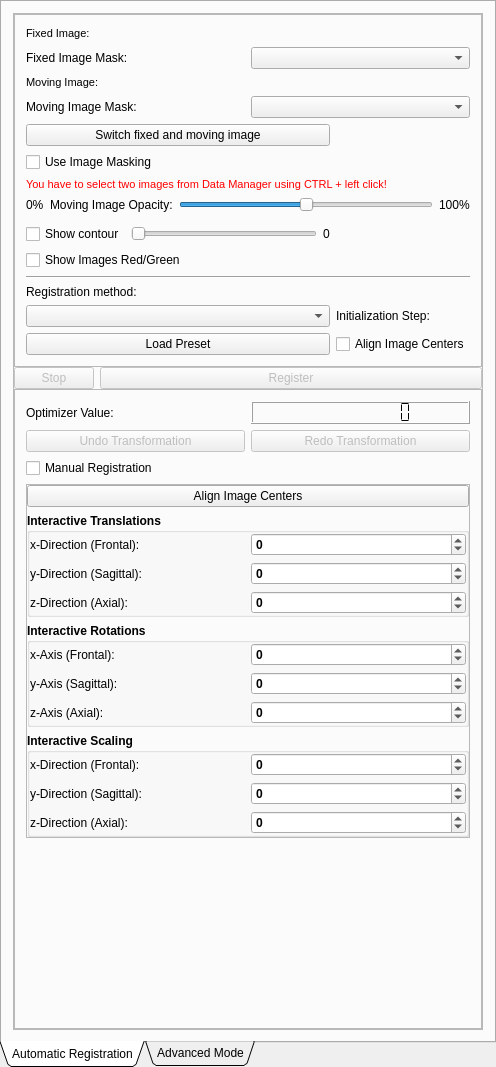
<?xml version="1.0" encoding="UTF-8"?>
<ui version="4.0">
 <class>QmitkRigidRegistrationViewControls</class>
 <widget class="QWidget" name="QmitkRigidRegistrationViewControls">
  <property name="geometry">
   <rect>
    <x>0</x>
    <y>0</y>
    <width>496</width>
    <height>1067</height>
   </rect>
  </property>
  <property name="minimumSize">
   <size>
    <width>0</width>
    <height>0</height>
   </size>
  </property>
  <property name="windowTitle">
   <string>RigidRegistrationControls</string>
  </property>
  <layout class="QVBoxLayout" name="verticalLayout_11">
   <property name="spacing">
    <number>0</number>
   </property>
   <property name="leftMargin">
    <number>0</number>
   </property>
   <property name="topMargin">
    <number>0</number>
   </property>
   <property name="rightMargin">
    <number>0</number>
   </property>
   <property name="bottomMargin">
    <number>0</number>
   </property>
   <item>
    <widget class="QTabWidget" name="m_RigidTransform">
     <property name="tabPosition">
      <enum>QTabWidget::South</enum>
     </property>
     <property name="tabShape">
      <enum>QTabWidget::Triangular</enum>
     </property>
     <property name="currentIndex">
      <number>0</number>
     </property>
     <property name="elideMode">
      <enum>Qt::ElideNone</enum>
     </property>
     <widget class="QWidget" name="AutomaticRegistration">
      <attribute name="title">
       <string>Automatic Registration</string>
      </attribute>
      <layout class="QVBoxLayout" name="verticalLayout_8">
       <item>
        <widget class="QFrame" name="frame4">
         <property name="frameShape">
          <enum>QFrame::StyledPanel</enum>
         </property>
         <property name="frameShadow">
          <enum>QFrame::Raised</enum>
         </property>
         <layout class="QVBoxLayout" name="verticalLayout_9">
          <property name="spacing">
           <number>0</number>
          </property>
          <property name="leftMargin">
           <number>0</number>
          </property>
          <property name="topMargin">
           <number>0</number>
          </property>
          <property name="rightMargin">
           <number>0</number>
          </property>
          <property name="bottomMargin">
           <number>0</number>
          </property>
          <item>
           <widget class="QFrame" name="frame_3">
            <property name="frameShape">
             <enum>QFrame::StyledPanel</enum>
            </property>
            <property name="frameShadow">
             <enum>QFrame::Raised</enum>
            </property>
            <layout class="QGridLayout" name="gridLayout">
             <item row="3" column="0" colspan="2">
              <layout class="QHBoxLayout" name="horizontalLayout_3">
               <item>
                <widget class="QLabel" name="m_MovingMaskLB">
                 <property name="text">
                  <string>Moving Image Mask:</string>
                 </property>
                </widget>
               </item>
               <item>
                <widget class="QmitkDataStorageComboBox" name="m_MovingImageCB"/>
               </item>
              </layout>
             </item>
             <item row="16" column="0">
              <layout class="QVBoxLayout" name="verticalLayout_3">
               <item>
                <widget class="QPushButton" name="m_LoadRigidRegistrationParameter">
                 <property name="text">
                  <string>Load Preset</string>
                 </property>
                </widget>
               </item>
              </layout>
             </item>
             <item row="9" column="0">
              <layout class="QHBoxLayout" name="horizontalLayout">
               <item>
                <widget class="QCheckBox" name="m_ShowContour">
                 <property name="text">
                  <string>Show contour</string>
                 </property>
                </widget>
               </item>
               <item>
                <widget class="QSlider" name="m_ContourSlider">
                 <property name="enabled">
                  <bool>false</bool>
                 </property>
                 <property name="orientation">
                  <enum>Qt::Horizontal</enum>
                 </property>
                </widget>
               </item>
               <item>
                <widget class="QLabel" name="m_ThresholdLabel">
                 <property name="text">
                  <string>0</string>
                 </property>
                </widget>
               </item>
              </layout>
             </item>
             <item row="16" column="1">
              <widget class="QCheckBox" name="m_cbAlignImageCenters">
               <property name="text">
                <string>Align Image Centers</string>
               </property>
              </widget>
             </item>
             <item row="8" column="0" colspan="2">
              <widget class="QmitkSliderNavigatorWidget" name="timeSlider" native="true"/>
             </item>
             <item row="2" column="1">
              <widget class="QLabel" name="TextLabelMoving">
               <property name="font">
                <font>
                 <pointsize>10</pointsize>
                </font>
               </property>
               <property name="text">
                <string/>
               </property>
               <property name="wordWrap">
                <bool>false</bool>
               </property>
              </widget>
             </item>
             <item row="7" column="0" colspan="2">
              <layout class="QHBoxLayout" name="_3">
               <item>
                <widget class="QLabel" name="label">
                 <property name="text">
                  <string>0%</string>
                 </property>
                </widget>
               </item>
               <item>
                <widget class="QLabel" name="m_OpacityLabel">
                 <property name="text">
                  <string>Moving Image Opacity:</string>
                 </property>
                 <property name="wordWrap">
                  <bool>false</bool>
                 </property>
                </widget>
               </item>
               <item>
                <widget class="QSlider" name="m_OpacitySlider">
                 <property name="sizePolicy">
                  <sizepolicy hsizetype="Expanding" vsizetype="Preferred">
                   <horstretch>0</horstretch>
                   <verstretch>0</verstretch>
                  </sizepolicy>
                 </property>
                 <property name="maximum">
                  <number>100</number>
                 </property>
                 <property name="value">
                  <number>50</number>
                 </property>
                 <property name="orientation">
                  <enum>Qt::Horizontal</enum>
                 </property>
                </widget>
               </item>
               <item>
                <widget class="QLabel" name="label_2">
                 <property name="text">
                  <string>100%</string>
                 </property>
                </widget>
               </item>
              </layout>
             </item>
             <item row="10" column="0">
              <widget class="QCheckBox" name="m_ShowRedGreenValues">
               <property name="sizePolicy">
                <sizepolicy hsizetype="Minimum" vsizetype="Fixed">
                 <horstretch>0</horstretch>
                 <verstretch>0</verstretch>
                </sizepolicy>
               </property>
               <property name="text">
                <string>Show Images Red/Green</string>
               </property>
              </widget>
             </item>
             <item row="6" column="0" colspan="2">
              <widget class="QLabel" name="m_StatusLabel">
               <property name="palette">
                <palette>
                 <active>
                  <colorrole role="WindowText">
                   <brush brushstyle="SolidPattern">
                    <color alpha="255">
                     <red>255</red>
                     <green>0</green>
                     <blue>0</blue>
                    </color>
                   </brush>
                  </colorrole>
                  <colorrole role="Text">
                   <brush brushstyle="SolidPattern">
                    <color alpha="255">
                     <red>0</red>
                     <green>0</green>
                     <blue>0</blue>
                    </color>
                   </brush>
                  </colorrole>
                  <colorrole role="ButtonText">
                   <brush brushstyle="SolidPattern">
                    <color alpha="255">
                     <red>0</red>
                     <green>0</green>
                     <blue>0</blue>
                    </color>
                   </brush>
                  </colorrole>
                 </active>
                 <inactive>
                  <colorrole role="WindowText">
                   <brush brushstyle="SolidPattern">
                    <color alpha="255">
                     <red>255</red>
                     <green>0</green>
                     <blue>0</blue>
                    </color>
                   </brush>
                  </colorrole>
                  <colorrole role="Text">
                   <brush brushstyle="SolidPattern">
                    <color alpha="255">
                     <red>0</red>
                     <green>0</green>
                     <blue>0</blue>
                    </color>
                   </brush>
                  </colorrole>
                  <colorrole role="ButtonText">
                   <brush brushstyle="SolidPattern">
                    <color alpha="255">
                     <red>0</red>
                     <green>0</green>
                     <blue>0</blue>
                    </color>
                   </brush>
                  </colorrole>
                 </inactive>
                 <disabled>
                  <colorrole role="WindowText">
                   <brush brushstyle="SolidPattern">
                    <color alpha="255">
                     <red>118</red>
                     <green>116</green>
                     <blue>108</blue>
                    </color>
                   </brush>
                  </colorrole>
                  <colorrole role="Text">
                   <brush brushstyle="SolidPattern">
                    <color alpha="255">
                     <red>118</red>
                     <green>116</green>
                     <blue>108</blue>
                    </color>
                   </brush>
                  </colorrole>
                  <colorrole role="ButtonText">
                   <brush brushstyle="SolidPattern">
                    <color alpha="255">
                     <red>118</red>
                     <green>116</green>
                     <blue>108</blue>
                    </color>
                   </brush>
                  </colorrole>
                 </disabled>
                </palette>
               </property>
               <property name="font">
                <font>
                 <pointsize>8</pointsize>
                </font>
               </property>
               <property name="toolTip">
                <string/>
               </property>
               <property name="text">
                <string>You have to select two images from Data Manager using CTRL + left click!</string>
               </property>
              </widget>
             </item>
             <item row="15" column="1">
              <widget class="QLabel" name="label_3">
               <property name="text">
                <string>Initialization Step:</string>
               </property>
              </widget>
             </item>
             <item row="1" column="0" colspan="2">
              <layout class="QHBoxLayout" name="horizontalLayout_6">
               <item>
                <widget class="QLabel" name="m_FixedMaskLB">
                 <property name="text">
                  <string>Fixed Image Mask:</string>
                 </property>
                </widget>
               </item>
               <item>
                <widget class="QmitkDataStorageComboBox" name="m_FixedImageCB"/>
               </item>
              </layout>
             </item>
             <item row="2" column="0">
              <widget class="QLabel" name="m_MovingLabel">
               <property name="font">
                <font>
                 <pointsize>8</pointsize>
                </font>
               </property>
               <property name="text">
                <string>Moving Image:</string>
               </property>
              </widget>
             </item>
             <item row="5" column="0">
              <widget class="QCheckBox" name="m_UseMaskingCB">
               <property name="text">
                <string>Use Image Masking</string>
               </property>
              </widget>
             </item>
             <item row="12" column="0">
              <widget class="QLabel" name="label_4">
               <property name="text">
                <string>Registration method:</string>
               </property>
              </widget>
             </item>
             <item row="15" column="0">
              <widget class="QComboBox" name="m_RigidRegistrationPresetBox"/>
             </item>
             <item row="4" column="0">
              <widget class="QPushButton" name="m_SwitchImages">
               <property name="text">
                <string>Switch fixed and moving image</string>
               </property>
              </widget>
             </item>
             <item row="0" column="1">
              <widget class="QLabel" name="TextLabelFixed">
               <property name="font">
                <font>
                 <pointsize>10</pointsize>
                </font>
               </property>
               <property name="text">
                <string/>
               </property>
               <property name="wordWrap">
                <bool>false</bool>
               </property>
              </widget>
             </item>
             <item row="0" column="0">
              <widget class="QLabel" name="m_FixedLabel">
               <property name="font">
                <font>
                 <pointsize>8</pointsize>
                </font>
               </property>
               <property name="text">
                <string>Fixed Image:</string>
               </property>
              </widget>
             </item>
             <item row="11" column="0" colspan="2">
              <widget class="Line" name="line">
               <property name="orientation">
                <enum>Qt::Horizontal</enum>
               </property>
              </widget>
             </item>
            </layout>
           </widget>
          </item>
          <item>
           <layout class="QHBoxLayout" name="horizontalLayout_4">
            <item>
             <widget class="QPushButton" name="m_StopOptimization">
              <property name="enabled">
               <bool>false</bool>
              </property>
              <property name="text">
               <string>Stop</string>
              </property>
             </widget>
            </item>
            <item>
             <widget class="QPushButton" name="m_CalculateTransformation">
              <property name="enabled">
               <bool>false</bool>
              </property>
              <property name="sizePolicy">
               <sizepolicy hsizetype="Expanding" vsizetype="Fixed">
                <horstretch>0</horstretch>
                <verstretch>0</verstretch>
               </sizepolicy>
              </property>
              <property name="minimumSize">
               <size>
                <width>0</width>
                <height>0</height>
               </size>
              </property>
              <property name="text">
               <string>Register</string>
              </property>
              <property name="icon">
               <iconset resource="../../resources/QmitkRigidRegistrationView.qrc">
                <normaloff>:/QmitkRigidRegistrationView/RigidRegistration.xpm</normaloff>:/QmitkRigidRegistrationView/RigidRegistration.xpm</iconset>
              </property>
              <property name="default">
               <bool>false</bool>
              </property>
             </widget>
            </item>
           </layout>
          </item>
          <item>
           <widget class="QFrame" name="frame_2">
            <property name="frameShape">
             <enum>QFrame::StyledPanel</enum>
            </property>
            <property name="frameShadow">
             <enum>QFrame::Raised</enum>
            </property>
            <layout class="QVBoxLayout" name="verticalLayout_4">
             <item>
              <layout class="QHBoxLayout" name="horizontalLayout_5">
               <item>
                <widget class="QLabel" name="m_OptimizerValueLabel">
                 <property name="text">
                  <string>Optimizer Value:</string>
                 </property>
                 <property name="wordWrap">
                  <bool>false</bool>
                 </property>
                </widget>
               </item>
               <item>
                <widget class="QLCDNumber" name="m_OptimizerValueLCD">
                 <property name="frameShadow">
                  <enum>QFrame::Raised</enum>
                 </property>
                 <property name="digitCount">
                  <number>10</number>
                 </property>
                 <property name="segmentStyle">
                  <enum>QLCDNumber::Flat</enum>
                 </property>
                </widget>
               </item>
              </layout>
             </item>
             <item>
              <layout class="QHBoxLayout" name="horizontalLayout_2">
               <item>
                <widget class="QPushButton" name="m_UndoTransformation">
                 <property name="enabled">
                  <bool>false</bool>
                 </property>
                 <property name="sizePolicy">
                  <sizepolicy hsizetype="Minimum" vsizetype="Fixed">
                   <horstretch>0</horstretch>
                   <verstretch>0</verstretch>
                  </sizepolicy>
                 </property>
                 <property name="text">
                  <string>Undo Transformation</string>
                 </property>
                 <property name="icon">
                  <iconset>
                   <normaloff>:/org.mitk.gui.qt.ext/edit-undo.png</normaloff>:/org.mitk.gui.qt.ext/edit-undo.png</iconset>
                 </property>
                </widget>
               </item>
               <item>
                <widget class="QPushButton" name="m_RedoTransformation">
                 <property name="enabled">
                  <bool>false</bool>
                 </property>
                 <property name="sizePolicy">
                  <sizepolicy hsizetype="Minimum" vsizetype="Fixed">
                   <horstretch>0</horstretch>
                   <verstretch>0</verstretch>
                  </sizepolicy>
                 </property>
                 <property name="text">
                  <string>Redo Transformation</string>
                 </property>
                 <property name="icon">
                  <iconset>
                   <normaloff>:/org.mitk.gui.qt.ext/edit-redo.png</normaloff>:/org.mitk.gui.qt.ext/edit-redo.png</iconset>
                 </property>
                </widget>
               </item>
              </layout>
             </item>
             <item>
              <widget class="QCheckBox" name="m_ManualRegistrationCheckbox">
               <property name="text">
                <string>Manual Registration</string>
               </property>
              </widget>
             </item>
             <item>
              <widget class="QFrame" name="m_ManualFrame">
               <property name="enabled">
                <bool>true</bool>
               </property>
               <property name="frameShape">
                <enum>QFrame::StyledPanel</enum>
               </property>
               <property name="frameShadow">
                <enum>QFrame::Raised</enum>
               </property>
               <layout class="QVBoxLayout" name="verticalLayout_5">
                <property name="leftMargin">
                 <number>0</number>
                </property>
                <property name="topMargin">
                 <number>0</number>
                </property>
                <property name="rightMargin">
                 <number>0</number>
                </property>
                <property name="bottomMargin">
                 <number>0</number>
                </property>
                <item>
                 <widget class="QPushButton" name="m_AutomaticTranslation">
                  <property name="font">
                   <font>
                    <weight>50</weight>
                    <bold>false</bold>
                   </font>
                  </property>
                  <property name="text">
                   <string>Align Image Centers</string>
                  </property>
                 </widget>
                </item>
                <item>
                 <widget class="QGroupBox" name="interactiveTranslationBox">
                  <property name="font">
                   <font>
                    <weight>75</weight>
                    <bold>true</bold>
                   </font>
                  </property>
                  <property name="title">
                   <string>Interactive Translations</string>
                  </property>
                  <property name="flat">
                   <bool>true</bool>
                  </property>
                  <property name="checkable">
                   <bool>false</bool>
                  </property>
                  <layout class="QVBoxLayout" name="verticalLayout_2">
                   <property name="spacing">
                    <number>6</number>
                   </property>
                   <property name="leftMargin">
                    <number>0</number>
                   </property>
                   <property name="topMargin">
                    <number>0</number>
                   </property>
                   <property name="rightMargin">
                    <number>0</number>
                   </property>
                   <property name="bottomMargin">
                    <number>0</number>
                   </property>
                   <item>
                    <layout class="QHBoxLayout" name="_8">
                     <item>
                      <layout class="QVBoxLayout" name="_9">
                       <item>
                        <widget class="QLabel" name="xTranslationLabel">
                         <property name="font">
                          <font>
                           <weight>50</weight>
                           <bold>false</bold>
                          </font>
                         </property>
                         <property name="text">
                          <string>x-Direction (Frontal):</string>
                         </property>
                         <property name="wordWrap">
                          <bool>false</bool>
                         </property>
                        </widget>
                       </item>
                       <item>
                        <widget class="QLabel" name="yTranslationLabel">
                         <property name="font">
                          <font>
                           <weight>50</weight>
                           <bold>false</bold>
                          </font>
                         </property>
                         <property name="text">
                          <string>y-Direction (Sagittal):</string>
                         </property>
                         <property name="wordWrap">
                          <bool>false</bool>
                         </property>
                        </widget>
                       </item>
                       <item>
                        <widget class="QLabel" name="zTranslationLabel">
                         <property name="font">
                          <font>
                           <weight>50</weight>
                           <bold>false</bold>
                          </font>
                         </property>
                         <property name="text">
                          <string>z-Direction (Axial):</string>
                         </property>
                         <property name="wordWrap">
                          <bool>false</bool>
                         </property>
                        </widget>
                       </item>
                      </layout>
                     </item>
                     <item>
                      <layout class="QVBoxLayout" name="_10">
                       <item>
                        <widget class="QSpinBox" name="m_XTransSlider">
                         <property name="minimum">
                          <number>-20000</number>
                         </property>
                         <property name="maximum">
                          <number>20000</number>
                         </property>
                        </widget>
                       </item>
                       <item>
                        <widget class="QSpinBox" name="m_YTransSlider">
                         <property name="minimum">
                          <number>-20000</number>
                         </property>
                         <property name="maximum">
                          <number>20000</number>
                         </property>
                        </widget>
                       </item>
                       <item>
                        <widget class="QSpinBox" name="m_ZTransSlider">
                         <property name="minimum">
                          <number>-20000</number>
                         </property>
                         <property name="maximum">
                          <number>20000</number>
                         </property>
                        </widget>
                       </item>
                      </layout>
                     </item>
                    </layout>
                   </item>
                  </layout>
                 </widget>
                </item>
                <item>
                 <widget class="QGroupBox" name="interactiveRotationBox">
                  <property name="font">
                   <font>
                    <weight>75</weight>
                    <bold>true</bold>
                   </font>
                  </property>
                  <property name="title">
                   <string>Interactive Rotations</string>
                  </property>
                  <property name="flat">
                   <bool>true</bool>
                  </property>
                  <layout class="QVBoxLayout" name="verticalLayout_6">
                   <property name="leftMargin">
                    <number>0</number>
                   </property>
                   <property name="topMargin">
                    <number>0</number>
                   </property>
                   <property name="rightMargin">
                    <number>0</number>
                   </property>
                   <property name="bottomMargin">
                    <number>0</number>
                   </property>
                   <item>
                    <layout class="QHBoxLayout" name="_13">
                     <item>
                      <layout class="QVBoxLayout" name="_14">
                       <item>
                        <widget class="QLabel" name="xRotationLabel">
                         <property name="font">
                          <font>
                           <weight>50</weight>
                           <bold>false</bold>
                          </font>
                         </property>
                         <property name="text">
                          <string>x-Axis (Frontal):</string>
                         </property>
                         <property name="wordWrap">
                          <bool>false</bool>
                         </property>
                        </widget>
                       </item>
                       <item>
                        <widget class="QLabel" name="yRotationLabel">
                         <property name="font">
                          <font>
                           <weight>50</weight>
                           <bold>false</bold>
                          </font>
                         </property>
                         <property name="text">
                          <string>y-Axis (Sagittal):</string>
                         </property>
                         <property name="wordWrap">
                          <bool>false</bool>
                         </property>
                        </widget>
                       </item>
                       <item>
                        <widget class="QLabel" name="zRotationLabel">
                         <property name="font">
                          <font>
                           <weight>50</weight>
                           <bold>false</bold>
                          </font>
                         </property>
                         <property name="text">
                          <string>z-Axis (Axial):</string>
                         </property>
                         <property name="wordWrap">
                          <bool>false</bool>
                         </property>
                        </widget>
                       </item>
                      </layout>
                     </item>
                     <item>
                      <layout class="QVBoxLayout" name="_15">
                       <item>
                        <widget class="QSpinBox" name="m_XRotSlider">
                         <property name="minimum">
                          <number>-180</number>
                         </property>
                         <property name="maximum">
                          <number>180</number>
                         </property>
                        </widget>
                       </item>
                       <item>
                        <widget class="QSpinBox" name="m_YRotSlider">
                         <property name="minimum">
                          <number>-180</number>
                         </property>
                         <property name="maximum">
                          <number>180</number>
                         </property>
                        </widget>
                       </item>
                       <item>
                        <widget class="QSpinBox" name="m_ZRotSlider">
                         <property name="minimum">
                          <number>-180</number>
                         </property>
                         <property name="maximum">
                          <number>180</number>
                         </property>
                        </widget>
                       </item>
                      </layout>
                     </item>
                    </layout>
                   </item>
                  </layout>
                 </widget>
                </item>
                <item>
                 <widget class="QGroupBox" name="interactiveScalingBox">
                  <property name="font">
                   <font>
                    <weight>75</weight>
                    <bold>true</bold>
                   </font>
                  </property>
                  <property name="title">
                   <string>Interactive Scaling</string>
                  </property>
                  <property name="flat">
                   <bool>true</bool>
                  </property>
                  <layout class="QVBoxLayout" name="verticalLayout_10">
                   <property name="leftMargin">
                    <number>0</number>
                   </property>
                   <property name="topMargin">
                    <number>0</number>
                   </property>
                   <property name="rightMargin">
                    <number>0</number>
                   </property>
                   <property name="bottomMargin">
                    <number>0</number>
                   </property>
                   <item>
                    <layout class="QHBoxLayout" name="_16">
                     <item>
                      <layout class="QVBoxLayout" name="_17">
                       <item>
                        <widget class="QLabel" name="xScalingLabel">
                         <property name="font">
                          <font>
                           <weight>50</weight>
                           <bold>false</bold>
                          </font>
                         </property>
                         <property name="text">
                          <string>x-Direction (Frontal):</string>
                         </property>
                         <property name="wordWrap">
                          <bool>false</bool>
                         </property>
                        </widget>
                       </item>
                       <item>
                        <widget class="QLabel" name="yScalingLabel">
                         <property name="font">
                          <font>
                           <weight>50</weight>
                           <bold>false</bold>
                          </font>
                         </property>
                         <property name="text">
                          <string>y-Direction (Sagittal):</string>
                         </property>
                         <property name="wordWrap">
                          <bool>false</bool>
                         </property>
                        </widget>
                       </item>
                       <item>
                        <widget class="QLabel" name="zScalingLabel">
                         <property name="font">
                          <font>
                           <weight>50</weight>
                           <bold>false</bold>
                          </font>
                         </property>
                         <property name="text">
                          <string>z-Direction (Axial):</string>
                         </property>
                         <property name="wordWrap">
                          <bool>false</bool>
                         </property>
                        </widget>
                       </item>
                      </layout>
                     </item>
                     <item>
                      <layout class="QVBoxLayout" name="_18">
                       <item>
                        <widget class="QSpinBox" name="m_XScaleSlider">
                         <property name="minimum">
                          <number>-20</number>
                         </property>
                         <property name="maximum">
                          <number>20</number>
                         </property>
                        </widget>
                       </item>
                       <item>
                        <widget class="QSpinBox" name="m_YScaleSlider">
                         <property name="minimum">
                          <number>-20</number>
                         </property>
                         <property name="maximum">
                          <number>20</number>
                         </property>
                        </widget>
                       </item>
                       <item>
                        <widget class="QSpinBox" name="m_ZScaleSlider">
                         <property name="minimum">
                          <number>-20</number>
                         </property>
                         <property name="maximum">
                          <number>20</number>
                         </property>
                        </widget>
                       </item>
                      </layout>
                     </item>
                    </layout>
                   </item>
                  </layout>
                 </widget>
                </item>
               </layout>
              </widget>
             </item>
             <item>
              <spacer name="verticalSpacer">
               <property name="orientation">
                <enum>Qt::Vertical</enum>
               </property>
               <property name="sizeHint" stdset="0">
                <size>
                 <width>20</width>
                 <height>40</height>
                </size>
               </property>
              </spacer>
             </item>
            </layout>
           </widget>
          </item>
         </layout>
        </widget>
       </item>
      </layout>
     </widget>
     <widget class="QWidget" name="AdvancedMode">
      <attribute name="title">
       <string>Advanced Mode</string>
      </attribute>
      <layout class="QVBoxLayout" name="verticalLayout">
       <item>
        <widget class="QPushButton" name="m_LoadRigidRegistrationTestParameter">
         <property name="text">
          <string>Load Testpresets</string>
         </property>
        </widget>
       </item>
       <item>
        <widget class="QFrame" name="frame">
         <property name="frameShape">
          <enum>QFrame::StyledPanel</enum>
         </property>
         <property name="frameShadow">
          <enum>QFrame::Raised</enum>
         </property>
         <widget class="QmitkRigidRegistrationSelectorView" name="qmitkRigidRegistrationSelector1" native="true">
          <property name="geometry">
           <rect>
            <x>10</x>
            <y>10</y>
            <width>505</width>
            <height>712</height>
           </rect>
          </property>
          <property name="sizePolicy">
           <sizepolicy hsizetype="Ignored" vsizetype="Ignored">
            <horstretch>0</horstretch>
            <verstretch>0</verstretch>
           </sizepolicy>
          </property>
         </widget>
        </widget>
       </item>
       <item>
        <widget class="QPushButton" name="m_SaveRigidRegistrationTestParameter">
         <property name="text">
          <string>Save as Testpreset</string>
         </property>
        </widget>
       </item>
       <item>
        <widget class="QPushButton" name="m_SaveRigidRegistrationParameter">
         <property name="text">
          <string>Save as Preset</string>
         </property>
        </widget>
       </item>
      </layout>
     </widget>
    </widget>
   </item>
  </layout>
 </widget>
 <layoutdefault spacing="6" margin="11"/>
 <customwidgets>
  <customwidget>
   <class>QmitkRigidRegistrationSelectorView</class>
   <extends>QWidget</extends>
   <header location="global">src/internal/QmitkRigidRegistrationSelectorView.h</header>
   <container>1</container>
  </customwidget>
  <customwidget>
   <class>QmitkSliderNavigatorWidget</class>
   <extends>QWidget</extends>
   <header location="global">QmitkSliderNavigatorWidget.h</header>
   <container>1</container>
  </customwidget>
  <customwidget>
   <class>QmitkDataStorageComboBox</class>
   <extends>QComboBox</extends>
   <header>QmitkDataStorageComboBox.h</header>
  </customwidget>
 </customwidgets>
 <includes>
  <include location="local">mitkDataNode.h</include>
  <include location="local">mitkBaseData.h</include>
 </includes>
 <resources>
  <include location="../../resources/QmitkRigidRegistrationView.qrc"/>
 </resources>
 <connections/>
</ui>
